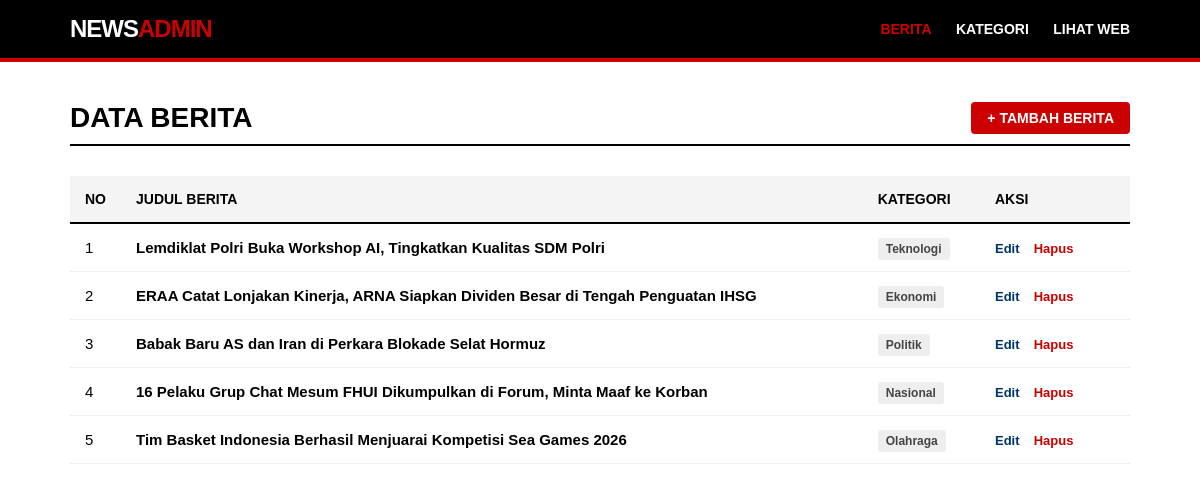
Page /admin/berita.php (signed in) on the committed database.
### tables this page shows
CREATE TABLE `berita` (
  `id` int NOT NULL,
  `judul` varchar(255) DEFAULT NULL,
  `isi` text,
  `kategori_id` int DEFAULT NULL,
  `tanggal` date DEFAULT NULL
);

CREATE TABLE `kategori` (
  `id` int NOT NULL,
  `nama_kategori` varchar(100) DEFAULT NULL
);

### admin/berita.php (the view, shortened to what this page needs)
<?php
include '../config/koneksi.php';
?>
<!DOCTYPE html>
<html lang="id">
<head>
</head>
<body>
<nav class="navbar">
    <div class="nav-container">
        <a href="dashboard.php" class="logo">NEWS<span>ADMIN</span></a>
        <div class="nav-menu">
            <a href="berita.php" style="color: #cc0000;">Berita</a>
            <a href="kategori.php">Kategori</a>
            <a href="../index.php" target="_blank">Lihat Web</a>
        </div>
    </div>
</nav>
<div class="container">
    <div class="header-flex">
        <h2>Data Berita</h2>
        <a href="tambah_berita.php" class="btn-tambah">+ Tambah Berita</a>
    </div>
    <table>
        <thead>
            <tr>
                <th width="50">No</th>
                <th>Judul Berita</th>
                <th>Kategori</th>
                <th width="150">Aksi</th>
            </tr>
        </thead>
        <tbody>
            <?php
            $no = 1;
            $query = mysqli_query($conn, "SELECT berita.*, kategori.nama_kategori
                FROM berita
                JOIN kategori ON berita.kategori_id = kategori.id
                ORDER BY berita.id DESC");
            if (mysqli_num_rows($query) > 0) {
                while ($row = mysqli_fetch_assoc($query)) {
            ?>
            <tr>
                <td><?= $no++ ?></td>
                <td><strong><?= $row['judul'] ?></strong></td>
                <td><span class="badge-kat"><?= $row['nama_kategori'] ?></span></td>
                <td>
                    <a href="edit_berita.php?id=<?= $row['id'] ?>" class="btn-action edit">Edit</a>
                    <a href="hapus_berita.php?id=<?= $row['id'] ?>" class="btn-action hapus" onclick="return confirm('Yakin hapus berita ini?')">Hapus</a>
                </td>
            </tr>
            <?php
                }
            } else {
                echo "<tr><td colspan='4' style='text-align:center;'>Belum ada data berita.</td></tr>";
            }
            ?>
        </tbody>
    </table>
</div>
</body>
</html>

### admin/berita.php (style rules this page uses)
* { box-sizing: border-box; margin: 0; padding: 0; }
body { font-family: Arial, sans-serif; background-color: #fff; color: #000; }
.navbar { background-color: #000; padding: 15px 0; border-bottom: 4px solid #cc0000; position: sticky; top: 0; z-index: 1000; }
.nav-container { max-width: 1100px; margin: 0 auto; padding: 0 20px; display: flex; justify-content: space-between; align-items: center; }
.logo { font-size: 24px; font-weight: 900; text-decoration: none; color: #fff; letter-spacing: -1px; }
.logo span { color: #cc0000; }
.nav-menu a { color: #fff; text-decoration: none; font-size: 14px; font-weight: bold; text-transform: uppercase; margin-left: 20px; }
.container { max-width: 1100px; margin: 40px auto; padding: 0 20px; }
.header-flex { display: flex; justify-content: space-between; align-items: center; margin-bottom: 30px; border-bottom: 2px solid #000; padding-bottom: 10px; }
h2 { font-size: 28px; font-weight: 900; text-transform: uppercase; }
.btn-tambah { background-color: #cc0000; color: #fff; text-decoration: none; padding: 8px 16px; font-weight: bold; font-size: 14px; border-radius: 4px; text-transform: uppercase; }
table { width: 100%; border-collapse: collapse; margin-top: 10px; }
table th { background-color: #f4f4f4; text-align: left; padding: 15px; border-bottom: 2px solid #000; font-size: 14px; text-transform: uppercase; }
table td { padding: 15px; border-bottom: 1px solid #eee; font-size: 15px; vertical-align: middle; }
.badge-kat { background-color: #eee; padding: 4px 8px; font-size: 12px; font-weight: bold; border-radius: 3px; color: #444; }
.btn-action { text-decoration: none; font-weight: bold; font-size: 13px; margin-right: 10px; }
.edit { color: #003366; }
.hapus { color: #cc0000; }

### rows in the picture
berita: judul "Lemdiklat Polri Buka Workshop AI, Tingkatkan Kualitas SDM Polri", kategori.nama_kategori "Teknologi"
berita: judul "ERAA Catat Lonjakan Kinerja, ARNA Siapkan Dividen Besar di Tengah Penguatan IHSG", kategori.nama_kategori "Ekonomi"
berita: judul "Babak Baru AS dan Iran di Perkara Blokade Selat Hormuz", kategori.nama_kategori "Politik"
berita: judul "16 Pelaku Grup Chat Mesum FHUI Dikumpulkan di Forum, Minta Maaf ke Korban", kategori.nama_kategori "Nasional"
berita: judul "Tim Basket Indonesia Berhasil Menjuarai Kompetisi Sea Games 2026", kategori.nama_kategori "Olahraga"
